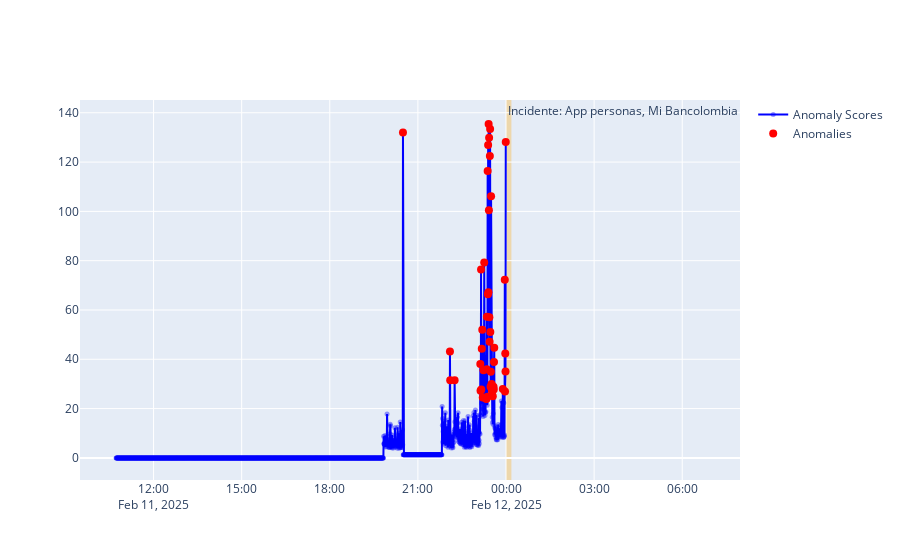

Notebook source saved alongside this figure:
### Code cell
import plotly.graph_objects as go

# Crear la figura
fig = go.Figure()

# Añadir la línea de puntuaciones de anomalías
fig.add_trace(go.Scatter(x=df_rrcf.index, y=df_rrcf['scores'], mode='lines+markers', name='Anomaly Scores', line=dict(color='blue'), marker=dict(size=5, opacity=0.4)))

# Añadir los puntos de anomalías
fig.add_trace(go.Scatter(x=anomalies_index, y=df_rrcf.loc[anomalies_index, 'scores'], mode='markers', name='Anomalies', marker=dict(color='red', size=8)))

# Resaltar el incidente entre las 12 pm y la 1 pm
fig.add_vrect(x0='2025-02-11 23:59:59', x1='2025-02-12 00:11:00', fillcolor='orange', opacity=0.3, layer='below', line_width=0, annotation_text='Incidente: App personas, Mi Bancolombia', annotation_position='top left')
